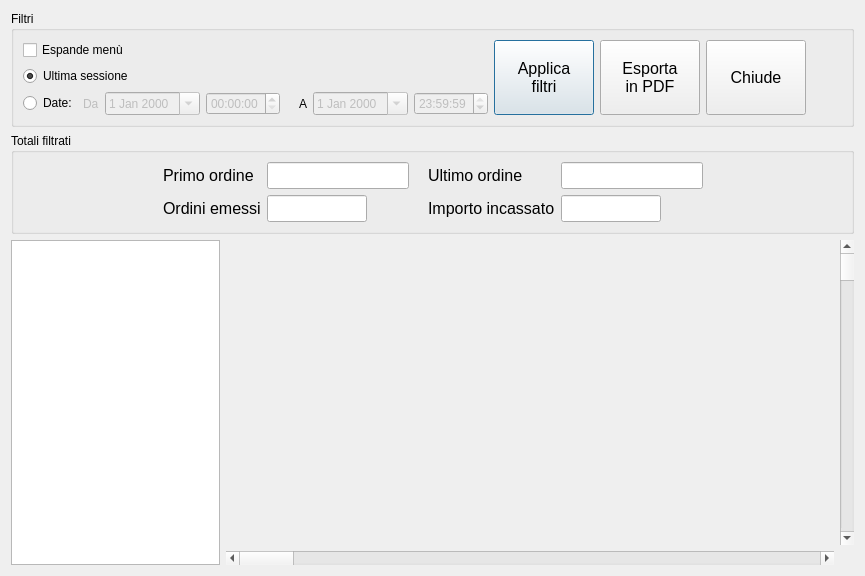
<?xml version="1.0" encoding="UTF-8"?>
<ui version="4.0">
 <class>StatsForm</class>
 <widget class="QDialog" name="StatsForm">
  <property name="geometry">
   <rect>
    <x>0</x>
    <y>0</y>
    <width>865</width>
    <height>576</height>
   </rect>
  </property>
  <property name="windowTitle">
   <string>Statistiche</string>
  </property>
  <layout class="QVBoxLayout" name="verticalLayout" stretch="0,0,1">
   <item>
    <widget class="QGroupBox" name="groupBox">
     <property name="sizePolicy">
      <sizepolicy hsizetype="Preferred" vsizetype="Preferred">
       <horstretch>0</horstretch>
       <verstretch>0</verstretch>
      </sizepolicy>
     </property>
     <property name="title">
      <string>Filtri</string>
     </property>
     <layout class="QHBoxLayout" name="horizontalLayout_7">
      <item>
       <layout class="QHBoxLayout" name="horizontalLayout_5" stretch="0,1,0,0,0,0">
        <item>
         <layout class="QVBoxLayout" name="verticalLayout_3">
          <item>
           <widget class="QCheckBox" name="expMenuBox">
            <property name="text">
             <string>Espande menù</string>
            </property>
           </widget>
          </item>
          <item>
           <widget class="QRadioButton" name="ultimaSessioneBox">
            <property name="text">
             <string>Ultima sessione</string>
            </property>
            <property name="checked">
             <bool>true</bool>
            </property>
           </widget>
          </item>
          <item>
           <layout class="QHBoxLayout" name="horizontalLayout_4">
            <item>
             <widget class="QRadioButton" name="filtroDateBox">
              <property name="text">
               <string>Date:</string>
              </property>
             </widget>
            </item>
            <item>
             <layout class="QHBoxLayout" name="horizontalLayout">
              <item>
               <widget class="QLabel" name="label">
                <property name="enabled">
                 <bool>false</bool>
                </property>
                <property name="text">
                 <string>Da</string>
                </property>
               </widget>
              </item>
              <item>
               <widget class="QDateEdit" name="fromData">
                <property name="enabled">
                 <bool>false</bool>
                </property>
                <property name="calendarPopup">
                 <bool>true</bool>
                </property>
               </widget>
              </item>
              <item>
               <widget class="QTimeEdit" name="fromOra">
                <property name="enabled">
                 <bool>false</bool>
                </property>
               </widget>
              </item>
              <item>
               <spacer name="horizontalSpacer">
                <property name="orientation">
                 <enum>Qt::Horizontal</enum>
                </property>
                <property name="sizeType">
                 <enum>QSizePolicy::Fixed</enum>
                </property>
                <property name="sizeHint" stdset="0">
                 <size>
                  <width>13</width>
                  <height>17</height>
                 </size>
                </property>
               </spacer>
              </item>
              <item>
               <widget class="QLabel" name="label_2">
                <property name="text">
                 <string>A</string>
                </property>
               </widget>
              </item>
              <item>
               <widget class="QDateEdit" name="toData">
                <property name="enabled">
                 <bool>false</bool>
                </property>
                <property name="calendarPopup">
                 <bool>true</bool>
                </property>
               </widget>
              </item>
              <item>
               <widget class="QTimeEdit" name="toOra">
                <property name="enabled">
                 <bool>false</bool>
                </property>
                <property name="time">
                 <time>
                  <hour>23</hour>
                  <minute>59</minute>
                  <second>59</second>
                 </time>
                </property>
               </widget>
              </item>
             </layout>
            </item>
           </layout>
          </item>
         </layout>
        </item>
        <item>
         <spacer name="horizontalSpacer_4">
          <property name="orientation">
           <enum>Qt::Horizontal</enum>
          </property>
          <property name="sizeHint" stdset="0">
           <size>
            <width>100</width>
            <height>20</height>
           </size>
          </property>
         </spacer>
        </item>
        <item>
         <widget class="QPushButton" name="filtraBtn">
          <property name="sizePolicy">
           <sizepolicy hsizetype="Minimum" vsizetype="Expanding">
            <horstretch>0</horstretch>
            <verstretch>0</verstretch>
           </sizepolicy>
          </property>
          <property name="minimumSize">
           <size>
            <width>100</width>
            <height>0</height>
           </size>
          </property>
          <property name="maximumSize">
           <size>
            <width>16777215</width>
            <height>100</height>
           </size>
          </property>
          <property name="font">
           <font>
            <pointsize>12</pointsize>
           </font>
          </property>
          <property name="text">
           <string>Applica
filtri</string>
          </property>
         </widget>
        </item>
        <item>
         <widget class="QPushButton" name="stampaBtn">
          <property name="sizePolicy">
           <sizepolicy hsizetype="Minimum" vsizetype="Expanding">
            <horstretch>0</horstretch>
            <verstretch>0</verstretch>
           </sizepolicy>
          </property>
          <property name="minimumSize">
           <size>
            <width>100</width>
            <height>0</height>
           </size>
          </property>
          <property name="maximumSize">
           <size>
            <width>16777215</width>
            <height>100</height>
           </size>
          </property>
          <property name="font">
           <font>
            <pointsize>12</pointsize>
           </font>
          </property>
          <property name="text">
           <string>Esporta
in PDF</string>
          </property>
         </widget>
        </item>
        <item>
         <widget class="QPushButton" name="filtraBtn_2">
          <property name="sizePolicy">
           <sizepolicy hsizetype="Minimum" vsizetype="Expanding">
            <horstretch>0</horstretch>
            <verstretch>0</verstretch>
           </sizepolicy>
          </property>
          <property name="minimumSize">
           <size>
            <width>100</width>
            <height>0</height>
           </size>
          </property>
          <property name="maximumSize">
           <size>
            <width>16777215</width>
            <height>100</height>
           </size>
          </property>
          <property name="font">
           <font>
            <pointsize>12</pointsize>
           </font>
          </property>
          <property name="text">
           <string>Chiude</string>
          </property>
         </widget>
        </item>
        <item>
         <spacer name="horizontalSpacer_3">
          <property name="orientation">
           <enum>Qt::Horizontal</enum>
          </property>
          <property name="sizeHint" stdset="0">
           <size>
            <width>100</width>
            <height>20</height>
           </size>
          </property>
         </spacer>
        </item>
       </layout>
      </item>
     </layout>
    </widget>
   </item>
   <item>
    <widget class="QGroupBox" name="groupBox_2">
     <property name="title">
      <string>Totali filtrati</string>
     </property>
     <layout class="QHBoxLayout" name="horizontalLayout_3">
      <item>
       <spacer name="horizontalSpacer_9">
        <property name="orientation">
         <enum>Qt::Horizontal</enum>
        </property>
        <property name="sizeType">
         <enum>QSizePolicy::Expanding</enum>
        </property>
        <property name="sizeHint" stdset="0">
         <size>
          <width>13</width>
          <height>20</height>
         </size>
        </property>
       </spacer>
      </item>
      <item>
       <layout class="QGridLayout" name="gridLayout">
        <item row="0" column="0">
         <widget class="QLabel" name="label_5">
          <property name="enabled">
           <bool>true</bool>
          </property>
          <property name="font">
           <font>
            <pointsize>12</pointsize>
           </font>
          </property>
          <property name="text">
           <string>Primo ordine</string>
          </property>
         </widget>
        </item>
        <item row="0" column="1">
         <widget class="QLineEdit" name="ordineDataFrom">
          <property name="font">
           <font>
            <pointsize>12</pointsize>
           </font>
          </property>
          <property name="readOnly">
           <bool>true</bool>
          </property>
         </widget>
        </item>
        <item row="0" column="2">
         <spacer name="horizontalSpacer_2">
          <property name="orientation">
           <enum>Qt::Horizontal</enum>
          </property>
          <property name="sizeType">
           <enum>QSizePolicy::Fixed</enum>
          </property>
          <property name="sizeHint" stdset="0">
           <size>
            <width>13</width>
            <height>17</height>
           </size>
          </property>
         </spacer>
        </item>
        <item row="0" column="3">
         <widget class="QLabel" name="label_6">
          <property name="enabled">
           <bool>true</bool>
          </property>
          <property name="font">
           <font>
            <pointsize>12</pointsize>
           </font>
          </property>
          <property name="text">
           <string>Ultimo ordine</string>
          </property>
         </widget>
        </item>
        <item row="0" column="4">
         <widget class="QLineEdit" name="ordineDataTo">
          <property name="font">
           <font>
            <pointsize>12</pointsize>
           </font>
          </property>
          <property name="readOnly">
           <bool>true</bool>
          </property>
         </widget>
        </item>
        <item row="1" column="0">
         <widget class="QLabel" name="label_4">
          <property name="font">
           <font>
            <pointsize>12</pointsize>
           </font>
          </property>
          <property name="text">
           <string>Ordini emessi</string>
          </property>
         </widget>
        </item>
        <item row="1" column="1">
         <widget class="QLineEdit" name="totaleOrdiniTxt">
          <property name="maximumSize">
           <size>
            <width>100</width>
            <height>16777215</height>
           </size>
          </property>
          <property name="font">
           <font>
            <pointsize>12</pointsize>
            <weight>75</weight>
            <bold>true</bold>
           </font>
          </property>
          <property name="alignment">
           <set>Qt::AlignRight|Qt::AlignTrailing|Qt::AlignVCenter</set>
          </property>
          <property name="readOnly">
           <bool>true</bool>
          </property>
         </widget>
        </item>
        <item row="1" column="2">
         <spacer name="horizontalSpacer_8">
          <property name="orientation">
           <enum>Qt::Horizontal</enum>
          </property>
          <property name="sizeType">
           <enum>QSizePolicy::Expanding</enum>
          </property>
          <property name="sizeHint" stdset="0">
           <size>
            <width>13</width>
            <height>20</height>
           </size>
          </property>
         </spacer>
        </item>
        <item row="1" column="3">
         <widget class="QLabel" name="label_3">
          <property name="font">
           <font>
            <pointsize>12</pointsize>
           </font>
          </property>
          <property name="text">
           <string>Importo incassato</string>
          </property>
         </widget>
        </item>
        <item row="1" column="4">
         <widget class="QLineEdit" name="totaleImportoTxt">
          <property name="maximumSize">
           <size>
            <width>100</width>
            <height>16777215</height>
           </size>
          </property>
          <property name="font">
           <font>
            <pointsize>12</pointsize>
            <weight>75</weight>
            <bold>true</bold>
           </font>
          </property>
          <property name="alignment">
           <set>Qt::AlignRight|Qt::AlignTrailing|Qt::AlignVCenter</set>
          </property>
          <property name="readOnly">
           <bool>true</bool>
          </property>
         </widget>
        </item>
       </layout>
      </item>
      <item>
       <spacer name="horizontalSpacer_10">
        <property name="orientation">
         <enum>Qt::Horizontal</enum>
        </property>
        <property name="sizeType">
         <enum>QSizePolicy::Expanding</enum>
        </property>
        <property name="sizeHint" stdset="0">
         <size>
          <width>13</width>
          <height>20</height>
         </size>
        </property>
       </spacer>
      </item>
     </layout>
    </widget>
   </item>
   <item>
    <layout class="QHBoxLayout" name="horizontalLayout_2" stretch="1,3">
     <item>
      <widget class="QTableView" name="statsView">
       <property name="sizePolicy">
        <sizepolicy hsizetype="Expanding" vsizetype="Expanding">
         <horstretch>1</horstretch>
         <verstretch>0</verstretch>
        </sizepolicy>
       </property>
       <property name="editTriggers">
        <set>QAbstractItemView::NoEditTriggers</set>
       </property>
       <property name="selectionMode">
        <enum>QAbstractItemView::SingleSelection</enum>
       </property>
       <property name="selectionBehavior">
        <enum>QAbstractItemView::SelectRows</enum>
       </property>
       <attribute name="horizontalHeaderMinimumSectionSize">
        <number>30</number>
       </attribute>
      </widget>
     </item>
     <item>
      <layout class="QGridLayout" name="gridLayout_2">
       <item row="0" column="0">
        <widget class="QCustomPlot" name="graficoPlot" native="true">
         <property name="sizePolicy">
          <sizepolicy hsizetype="Preferred" vsizetype="Preferred">
           <horstretch>2</horstretch>
           <verstretch>0</verstretch>
          </sizepolicy>
         </property>
        </widget>
       </item>
       <item row="0" column="1">
        <widget class="QScrollBar" name="graficoVScrollBar">
         <property name="orientation">
          <enum>Qt::Vertical</enum>
         </property>
        </widget>
       </item>
       <item row="1" column="0">
        <widget class="QScrollBar" name="graficoHScrollBar">
         <property name="orientation">
          <enum>Qt::Horizontal</enum>
         </property>
        </widget>
       </item>
      </layout>
     </item>
    </layout>
   </item>
  </layout>
 </widget>
 <customwidgets>
  <customwidget>
   <class>QCustomPlot</class>
   <extends>QWidget</extends>
   <header>qcustomplot.h</header>
   <container>1</container>
  </customwidget>
 </customwidgets>
 <resources/>
 <connections>
  <connection>
   <sender>filtroDateBox</sender>
   <signal>toggled(bool)</signal>
   <receiver>label</receiver>
   <slot>setEnabled(bool)</slot>
   <hints>
    <hint type="sourcelabel">
     <x>41</x>
     <y>89</y>
    </hint>
    <hint type="destinationlabel">
     <x>90</x>
     <y>89</y>
    </hint>
   </hints>
  </connection>
  <connection>
   <sender>filtroDateBox</sender>
   <signal>toggled(bool)</signal>
   <receiver>fromData</receiver>
   <slot>setEnabled(bool)</slot>
   <hints>
    <hint type="sourcelabel">
     <x>34</x>
     <y>96</y>
    </hint>
    <hint type="destinationlabel">
     <x>118</x>
     <y>100</y>
    </hint>
   </hints>
  </connection>
  <connection>
   <sender>filtroDateBox</sender>
   <signal>toggled(bool)</signal>
   <receiver>fromOra</receiver>
   <slot>setEnabled(bool)</slot>
   <hints>
    <hint type="sourcelabel">
     <x>23</x>
     <y>98</y>
    </hint>
    <hint type="destinationlabel">
     <x>206</x>
     <y>94</y>
    </hint>
   </hints>
  </connection>
  <connection>
   <sender>filtroDateBox</sender>
   <signal>toggled(bool)</signal>
   <receiver>label_2</receiver>
   <slot>setEnabled(bool)</slot>
   <hints>
    <hint type="sourcelabel">
     <x>41</x>
     <y>92</y>
    </hint>
    <hint type="destinationlabel">
     <x>289</x>
     <y>91</y>
    </hint>
   </hints>
  </connection>
  <connection>
   <sender>filtroDateBox</sender>
   <signal>toggled(bool)</signal>
   <receiver>toData</receiver>
   <slot>setEnabled(bool)</slot>
   <hints>
    <hint type="sourcelabel">
     <x>40</x>
     <y>94</y>
    </hint>
    <hint type="destinationlabel">
     <x>309</x>
     <y>93</y>
    </hint>
   </hints>
  </connection>
  <connection>
   <sender>filtroDateBox</sender>
   <signal>toggled(bool)</signal>
   <receiver>toOra</receiver>
   <slot>setEnabled(bool)</slot>
   <hints>
    <hint type="sourcelabel">
     <x>51</x>
     <y>93</y>
    </hint>
    <hint type="destinationlabel">
     <x>403</x>
     <y>91</y>
    </hint>
   </hints>
  </connection>
  <connection>
   <sender>filtraBtn_2</sender>
   <signal>clicked()</signal>
   <receiver>StatsForm</receiver>
   <slot>reject()</slot>
   <hints>
    <hint type="sourcelabel">
     <x>699</x>
     <y>73</y>
    </hint>
    <hint type="destinationlabel">
     <x>859</x>
     <y>118</y>
    </hint>
   </hints>
  </connection>
 </connections>
</ui>
